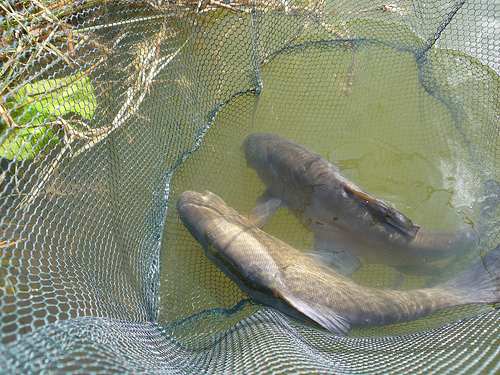
#> input picture JPEG/test1.JPEG, 500 x 375 px, found by its file name
$ python JPEG_new.py
#> lines starting #> are read from the running program, lines starting #| are printed output that depends on the picture
import numpy as np
import os
from PIL import Image

class KJPEG:
    def __init__(self):
        # 初始化DCT变换的A矩阵，https://blog.csdn.net/ahafg/article/details/48808443
        self.__dctA = np.zeros(shape=(8, 8))
        for i in range(8):
            c = 0
            if i == 0:
                c = np.sqrt(1 / 8)
            else:
                c = np.sqrt(2 / 8)
            for j in range(8):
                self.__dctA[i, j] = c * np.cos(np.pi * i * (2 * j + 1) / (2 * 8))
        # 亮度量化矩阵
        self.__lq = np.array([
            16, 11, 10, 16, 24, 40, 51, 61,
            12, 12, 14, 19, 26, 58, 60, 55,
            14, 13, 16, 24, 40, 57, 69, 56,
            14, 17, 22, 29, 51, 87, 80, 62,
            18, 22, 37, 56, 68, 109, 103, 77,
            24, 35, 55, 64, 81, 104, 113, 92,
            49, 64, 78, 87, 103, 121, 120, 101,
            72, 92, 95, 98, 112, 100, 103, 99,
        ])
        # 色度量化矩阵
        self.__cq = np.array([
            17, 18, 24, 47, 99, 99, 99, 99,
            18, 21, 26, 66, 99, 99, 99, 99,
            24, 26, 56, 99, 99, 99, 99, 99,
            47, 66, 99, 99, 99, 99, 99, 99,
            99, 99, 99, 99, 99, 99, 99, 99,
            99, 99, 99, 99, 99, 99, 99, 99,
            99, 99, 99, 99, 99, 99, 99, 99,
            99, 99, 99, 99, 99, 99, 99, 99,
        ])
        # 标记矩阵类型，lt是亮度矩阵，ct是色度矩阵
        self.__lt = 0
        self.__ct = 1
        # https://my.oschina.net/tigerBin/blog/1083549
        # Zig编码表
        self.__zig = np.array([
            0, 1, 8, 16, 9, 2, 3, 10,
            17, 24, 32, 25, 18, 11, 4, 5,
            12, 19, 26, 33, 40, 48, 41, 34,
            27, 20, 13, 6, 7, 14, 21, 28,
            35, 42, 49, 56, 57, 50, 43, 36,
            29, 22, 15, 23, 30, 37, 44, 51,
            58, 59, 52, 45, 38, 31, 39, 46,
            53, 60, 61, 54, 47, 55, 62, 63
        ])
        # Zag编码表
        self.__zag = np.array([
            0, 1, 5, 6, 14, 15, 27, 28,
            2, 4, 7, 13, 16, 26, 29, 42,
            3, 8, 12, 17, 25, 30, 41, 43,
            9, 11, 18, 24, 31, 40, 44, 53,
            10, 19, 23, 32, 39, 45, 52, 54,
            20, 22, 33, 38, 46, 41, 55, 60,
            21, 34, 37, 47, 50, 56, 59, 61,
            35, 36, 48, 49, 57, 58, 62, 63
        ])

    def __Rgb2Yuv(self, r, g, b):
         # 从图像获取YUV矩阵
        y = 0.299 * r + 0.587 * g + 0.114 * b
        u = -0.1687 * r - 0.3313 * g + 0.5 * b + 128
        v = 0.5 * r - 0.419 * g - 0.081 * b + 128
        return y, u, v

    def __Fill(self, matrix):
        # 图片的长宽都需要满足是16的倍数（采样长宽会缩小1/2和取块长宽会缩小1/8）
        # 图像压缩三种取样方式4:4:4、4:2:2、4:2:0
        fh, fw = 0, 0
        if self.height % 16 != 0:
            fh = 16 - self.height % 16
        if self.width % 16 != 0:
            fw = 16 - self.width % 16
        res = np.pad(matrix, ((0, fh), (0, fw)), 'constant',
                             constant_values=(0, 0))
        return res

    def __Encode(self, matrix, tag):
        # 先对矩阵进行填充
        matrix = self.__Fill(matrix)
        # 将图像矩阵切割成8*8小块
        height, width = matrix.shape
        # 减少for循环语句，利用numpy的自带函数来提升算法效率
        # 参考吴恩达的公开课视频，numpy的函数自带并行处理，不用像for循环一样串行处理
        shape = (height // 8, width // 8, 8, 8)
        strides = matrix.itemsize * np.array([width * 8, 8, width, 1])
        blocks = np.lib.stride_tricks.as_strided(matrix, shape=shape, strides=strides)
        res = []
        for i in range(height // 8):
            for j in range(width // 8):
                res.append(self.__Quantize(self.__Dct(blocks[i, j]).reshape(64), tag))
        return res

    def __Dct(self, block):
        # DCT变换
        res = np.dot(self.__dctA, block)
        res = np.dot(res, np.transpose(self.__dctA))
        return res

    def __Quantize(self, block, tag):
        res = block
        if tag == self.__lt:
            res = np.round(res / self.__lq)
        elif tag == self.__ct:
            res = np.round(res / self.__cq)
        return res

    def __Zig(self, blocks):
        ty = np.array(blocks)
        tz = np.zeros(ty.shape)
        for i in range(len(self.__zig)):
            tz[:, i] = ty[:, self.__zig[i]]
        tz = tz.reshape(tz.shape[0] * tz.shape[1])
        return tz.tolist()

    def __Rle(self, blist):
        res = []
        cnt = 0
        for i in range(len(blist)):
            if blist[i] != 0:
                res.append(cnt)
                res.append(int(blist[i]))
                cnt = 0
            elif cnt == 15:
                res.append(cnt)
                res.append(int(blist[i]))
                cnt = 0
            else:
                cnt += 1
        # 末尾全是0的情况
        if cnt != 0:
            res.append(cnt - 1)
            res.append(0)
        return res

    def Compress(self, filename):
        # 根据路径image_path读取图片，并存储为RGB矩阵
#> called with filename = 'test1.jpeg'
        image = Image.open(filename)
#> image is the input picture: PIL image 500x375 RGB; mean R, G, B 132.4, 138, 115.2
        # 获取图片宽度width和高度height
        self.width, self.height = image.size
#> self.width = 500; self.height = 375
        image = image.convert('RGB')
        image = np.asarray(image)
        r = image[:, :, 0]
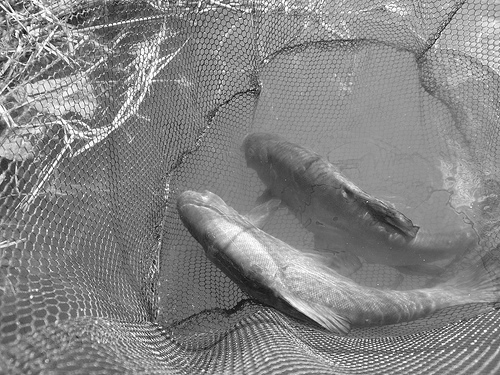
#> r: shape (375, 500); min 0, max 255, mean 132.4
        g = image[:, :, 1]
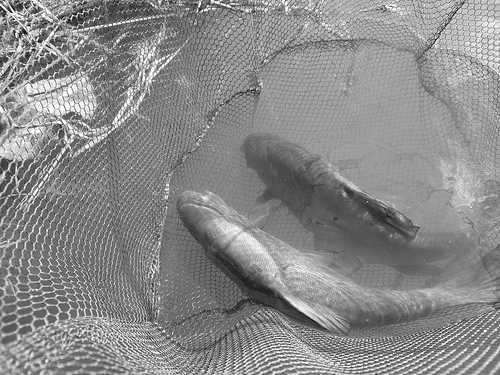
#> g: shape (375, 500); min 0, max 255, mean 138
        b = image[:, :, 2]
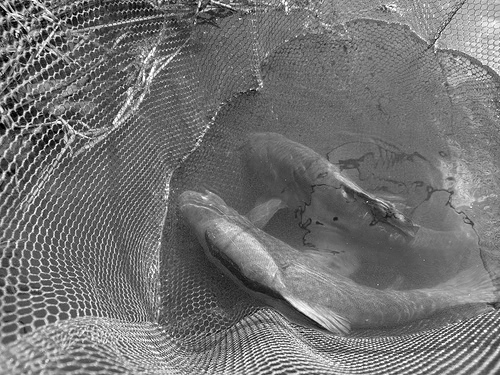
#> b: shape (375, 500); min 0, max 255, mean 115.2
         # 将图像RGB转YUV
        y, u, v = self.__Rgb2Yuv(r, g, b)
#> in __Rgb2Yuv, `u = -0.1687 * r - 0.3313 * g + 0.5 * b + 128`:
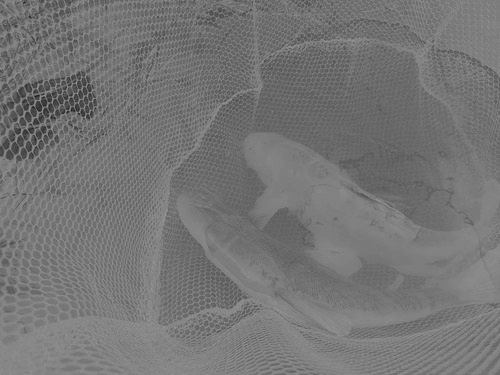
#> u: shape (375, 500) float64; min 29.72, max 154, mean 117.6
        # 对图像矩阵进行编码
        y_blocks = self.__Encode(y, self.__lt)
#> in __Fill, `res = np.pad(matrix, ((0, fh), (0, fw)), 'constant', constant_values=(..`:
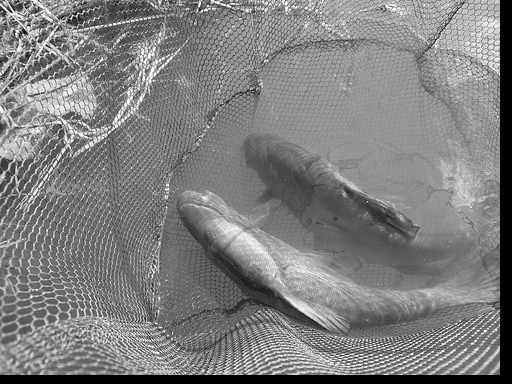
#> res: shape (384, 512) float64; min 0, max 255, mean 127.5
#> in __Encode, `strides = matrix.itemsize * np.array([width * 8, 8, width, 1])`: strides = [32768, 64, 4096, 8]
#> after the loop in __Encode, `for i in range(height // 8):`: res = 3072 items
#> y_blocks = 3072 items
        u_blocks = self.__Encode(u, self.__ct)
#> in __Fill (call 2), `res = np.pad(matrix, ((0, fh), (0, fw)), 'constant', constant_values=(..`:
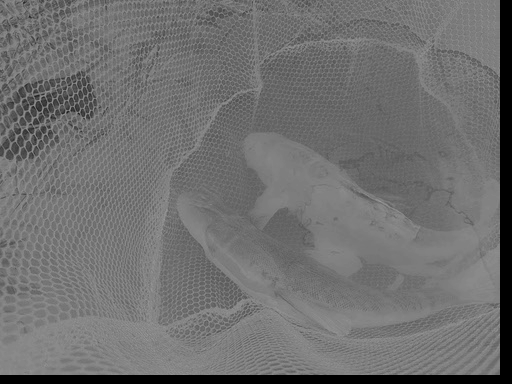
#> res: shape (384, 512) float64; min 0, max 154, mean 112.1
#> u_blocks = 3072 items
        v_blocks = self.__Encode(v, self.__ct)
#> in __Fill (call 3), `res = np.pad(matrix, ((0, fh), (0, fw)), 'constant', constant_values=(..`:
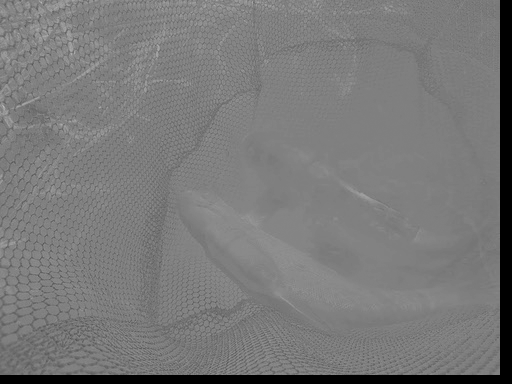
#> res: shape (384, 512) float64; min 0, max 189.4, mean 121.2
#> v_blocks = 3072 items
        # 对图像小块进行Zig编码和RLE编码
        y_code = self.__Rle(self.__Zig(y_blocks))
#> in __Rle, `res = []`: res = []
#> the loop in __Rle, `for i in range(len(blist)):` made 196608 passes
#> cnt on passes 1 to 12: 0, 0, 1, 0, 0, 0, 0, 0, 1, 0, 0, 0
#> after the loop in __Rle, `for i in range(len(blist)):`: res = 116656 items
#> y_code = 116658 items
        u_code = self.__Rle(self.__Zig(u_blocks))
#> the loop in __Rle (call 2), `for i in range(len(blist)):` made 196608 passes
#> u_code = 39988 items
        v_code = self.__Rle(self.__Zig(v_blocks))
#> v_code = 33718 items
        # 计算VLI可变字长整数编码并写入文件，未实现Huffman部分
        # 原理详解：https://www.cnblogs.com/Arvin-JIN/p/9133745.html
        buff = 0
        tfile = os.path.splitext(filename)[0] + ".txt"
        if os.path.exists(tfile):
            os.remove(tfile)
        with open(tfile, 'wb') as o:
            o.write(self.height.to_bytes(2, byteorder='big'))
            o.flush()
            o.write(self.width.to_bytes(2, byteorder='big'))
            o.flush()
            o.write((len(y_code)).to_bytes(4, byteorder='big'))
            o.flush()
            o.write((len(u_code)).to_bytes(4, byteorder='big'))
            o.flush()
            o.write((len(v_code)).to_bytes(4, byteorder='big'))
            o.flush()
        self.__Write2File(tfile, y_code, u_code, v_code)
        return tfile

    # https://blog.csdn.net/weixin_43690347/article/details/84146979
    def __Write2File(self, filename, y_code, u_code, v_code):
#> called with filename = 'test1.txt'
        with open(filename, "ab+") as o:
            buff = 0
            bcnt = 0
            data = y_code + u_code + v_code
#> data = 190364 items
            for i in range(len(data)):
                if i % 2 == 0:
                    td = data[i]
                    for ti in range(4):
                        buff = (buff << 1) | ((td & 0x08) >> 3)
                        td <<= 1
                        bcnt += 1
                        if bcnt == 8:
                            o.write(buff.to_bytes(1, byteorder='big'))
                            o.flush()
                            buff = 0
                            bcnt = 0
                else:
                    td = data[i]
                    vtl, vts = self.__VLI(td)
                    for ti in range(4):
                        buff = (buff << 1) | ((vtl & 0x08) >> 3)
                        vtl <<= 1
                        bcnt += 1
                        if bcnt == 8:
                            o.write(buff.to_bytes(1, byteorder='big'))
                            o.flush()
                            buff = 0
                            bcnt = 0
                    for ts in vts:
                        buff <<= 1
                        if ts == '1':
                            buff |= 1
                        bcnt += 1
                        if bcnt == 8:
                            o.write(buff.to_bytes(1, byteorder='big'))
                            o.flush()
                            buff = 0
                            bcnt = 0
#> this loop made 190364 passes
#> (ts in __VLI, tl in __VLI, tn in __VLI, vts) on passes 4, 6, 8, 10, 12, 18, 22, 26, 30, 42, 46, 52: ('001', 3, 65529, '001'), ('0111', 4, 65527, '0111'), ('0010', 4, 65522, '0010'), ('010', 3, 65530, '010'), ('0', 1, 65534, '0'), ('0', 1, 65534, '0'), ('010', 3, 65530, '010'), ('0', 1, 65534, '0'), ('001', 3, 65529, '001'), ('0', 1, 65534, '0'), ('00', 2, 65532, '00'), ('0', 1, 65534, '0')
#> (ts in __VLI, tl in __VLI, vts) on passes 2, 14, 16, 20, 24, 28: ('1010000', 7, '1010000'), ('110', 3, '110'), ('1', 1, '1'), ('111', 3, '111'), ('100', 3, '100'), ('1', 1, '1')
#> after the loop, bcnt = 5; buff = 0
            if bcnt != 0:
                buff <<= (8 - bcnt)
                o.write(buff.to_bytes(1, byteorder='big'))
                o.flush()
                buff = 0
                bcnt = 0

    # [13 lines left out: functions __IDct, __IQuantize, not called in this run]

    def __IFill(self, matrix):
        matrix = matrix[:self.height, :self.width]
        return matrix

    # [17 lines left out: function __Decode, not called in this run]

    def __ReadFile(self, filename):
        with open(filename, "rb") as o:
            tb = o.read(2)
            self.height = int.from_bytes(tb, byteorder='big')
            tb = o.read(2)
            self.width = int.from_bytes(tb, byteorder='big')
            tb = o.read(4)
            ylen = int.from_bytes(tb, byteorder='big')
            tb = o.read(4)
            ulen = int.from_bytes(tb, byteorder='big')
            tb = o.read(4)
            vlen = int.from_bytes(tb, byteorder='big')
            buff = 0
            bcnt = 0
            rlist = []
            itag = 0
            icnt = 0
            vtl, tb, tvtl = None, None, None
            while len(rlist) < ylen + ulen + vlen:
                if bcnt == 0:
                    tb = o.read(1)
                    if not tb:
                        break
                    tb = int.from_bytes(tb, byteorder='big')
                    bcnt = 8
                if itag == 0:
                    buff = (buff << 1) | ((tb & 0x80) >> 7)
                    tb <<= 1
                    bcnt -= 1
                    icnt += 1
                    if icnt == 4:
                        rlist.append(buff & 0x0F)
                    elif icnt == 8:
                        vtl = buff & 0x0F
                        tvtl = vtl
                        itag = 1
                        buff = 0
                else:
                    buff = (buff << 1) | ((tb & 0x80) >> 7)
                    tb <<= 1
                    bcnt -= 1
                    tvtl -= 1
                    if tvtl == 0 or tvtl == -1:
                        rlist.append(self.__IVLI(vtl, bin(buff)[2:].rjust(vtl, '0')))
                        itag = 0
                        icnt = 0
        y_dcode = rlist[:ylen]
        u_dcode = rlist[ylen:ylen+ulen]
        v_dcode = rlist[ylen+ulen:ylen+ulen+vlen]
        return y_dcode, u_dcode, v_dcode
        pass

    # [16 lines left out: functions __Zag, __IRle, not called in this run]

    def Decompress(self, filename):
        y_dcode, u_dcode, v_dcode = self.__ReadFile(filename)
        y_blocks = self.__Zag(self.__IRle(y_dcode))
        u_blocks = self.__Zag(self.__IRle(u_dcode))
        v_blocks = self.__Zag(self.__IRle(v_dcode))
        y = self.__Decode(y_blocks, self.__lt)
        u = self.__Decode(u_blocks, self.__ct)
        v = self.__Decode(v_blocks, self.__ct)
        r = (y + 1.402 * (v - 128))
        g = (y - 0.34414 * (u - 128) - 0.71414 * (v - 128))
        b = (y + 1.772 * (u - 128))
        r = Image.fromarray(r).convert('L')
        g = Image.fromarray(g).convert('L')
        b = Image.fromarray(b).convert('L')
        image = Image.merge("RGB", (r, g, b))
        return image

    def __VLI(self, n):
        # 获取整数n的可变字长整数编码
        ts, tl = 0, 0
        if n > 0:
            ts = bin(n)[2:]
            tl = len(ts)
        elif n < 0:
            tn = (-n) ^ 0xFFFF
            tl = len(bin(-n)[2:])
            ts = bin(tn)[-tl:]
        else:
            tl = 0
            ts = '0'
        return (tl, ts)

    # [11 lines left out: function __IVLI, not called in this run]

if __name__ == '__main__':
    kjpeg = KJPEG()
    code = kjpeg.Compress("test1.jpeg")
    img = kjpeg.Decompress(code)
    img.save("result_new1.jpg", "jpeg")
